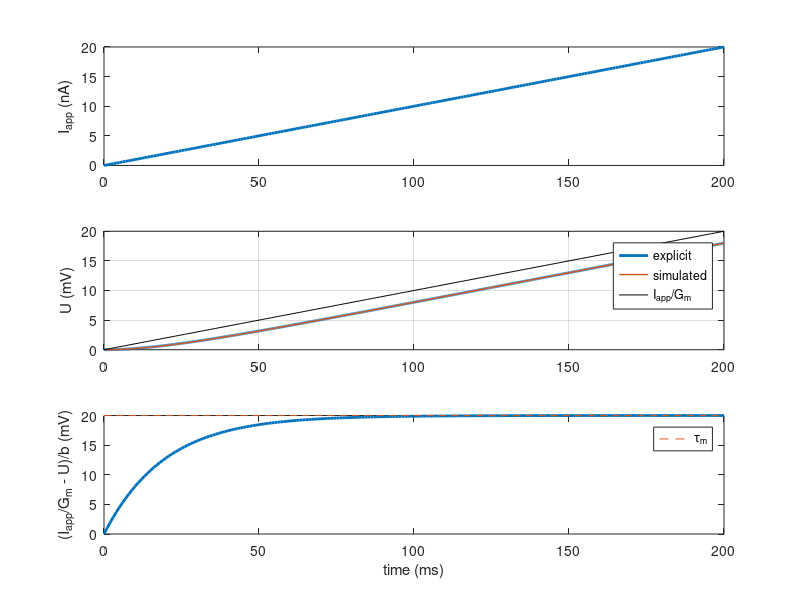

Write MATLAB code to recreate this figure.
% Nicholas Szczecinski 2019
% 11 Feb 19
% CWRU EMAE 689, Synthetic Nervous Systems

close all

%Units are nF, uS, mV, ms, nA
Cm = 20;
Gm = 1;
b = 100e-3;
Er = -60;
dtExact = .1;
dtSim = 1;
tmax = 200;

tExact = 0:dtExact:tmax;
tSim = 0:dtSim:tmax;
numSteps = length(tSim);

Iapp = b*tSim;

%First, compute V(t) explicitly
tau = Cm/Gm;
% Uexp = Iapp/Gm*(1-exp(-t/tau));
Uexp = b*(tExact - tau) + b*tau*exp(-tExact/tau);
Vexp = Uexp + Er;

%Next, compute V(t) with simulation
Usim = zeros(size(tSim));
Usim(1) = 0;

for i=2:numSteps
    Usim(i) = Usim(i-1) + dtSim/Cm*(Iapp(i-1) - Gm*Usim(i-1));
end
Vsim = Usim + Er;

figure
subplot(3,1,1)
plot(tSim,Iapp+zeros(size(tSim)),'linewidth',2)
ylabel('I_{app} (nA)')

subplot(3,1,2)
plot(tExact,Uexp,'linewidth',2)
hold on
plot(tSim,Usim,'linewidth',1)
plot(tSim,Iapp,'k')
ylabel('U (mV)')
legend('explicit','simulated','I_{app}/G_m')
grid on

subplot(3,1,3)
plot(tSim,(Iapp/Gm - Usim)/b,'linewidth',2)
hold on
pp = plot(tSim,Cm+zeros(size(tSim)),'--');
legend(pp,'\tau_m')
ylabel('(I_{app}/G_m - U)/b (mV)')
xlabel('time (ms)')
